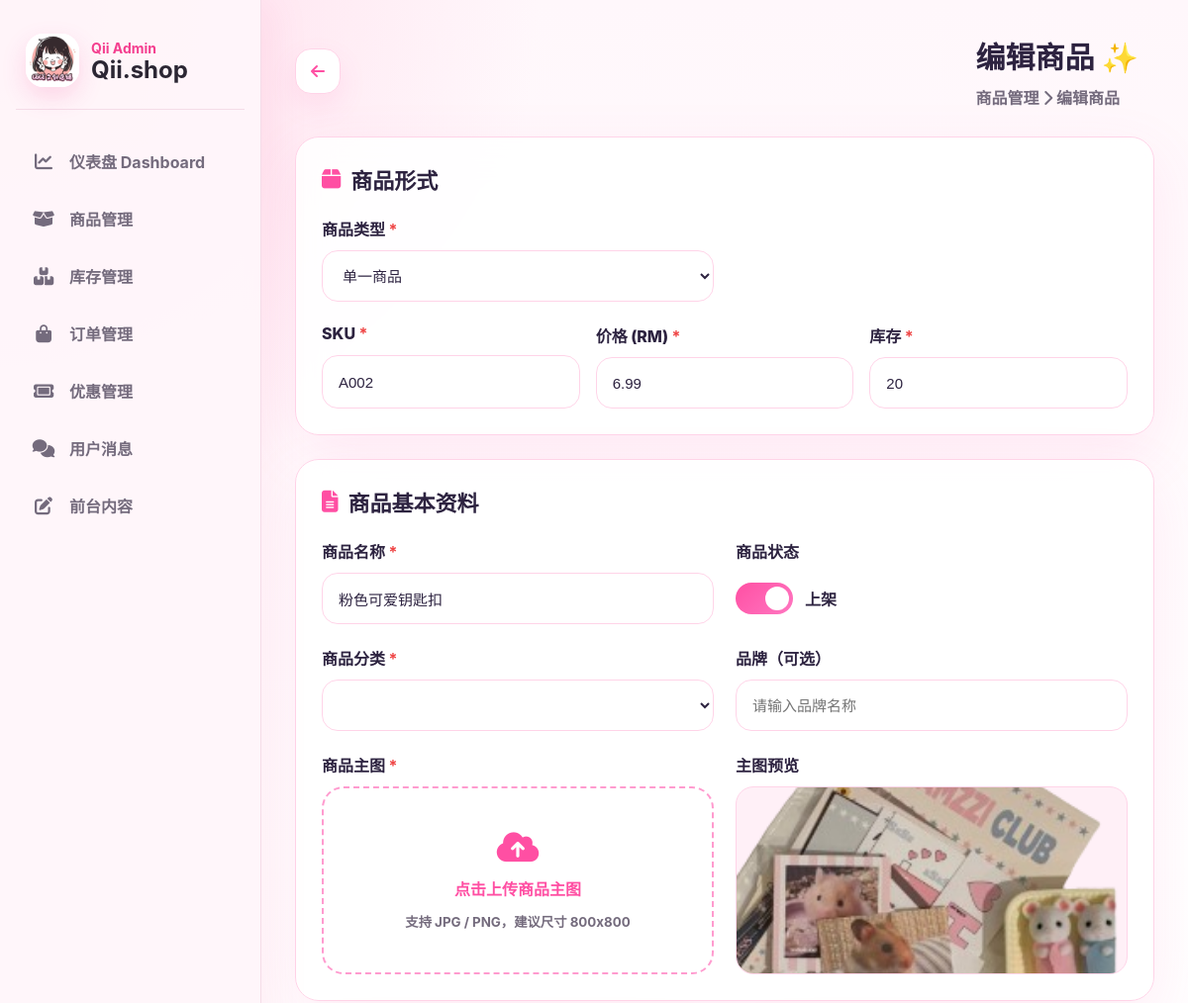
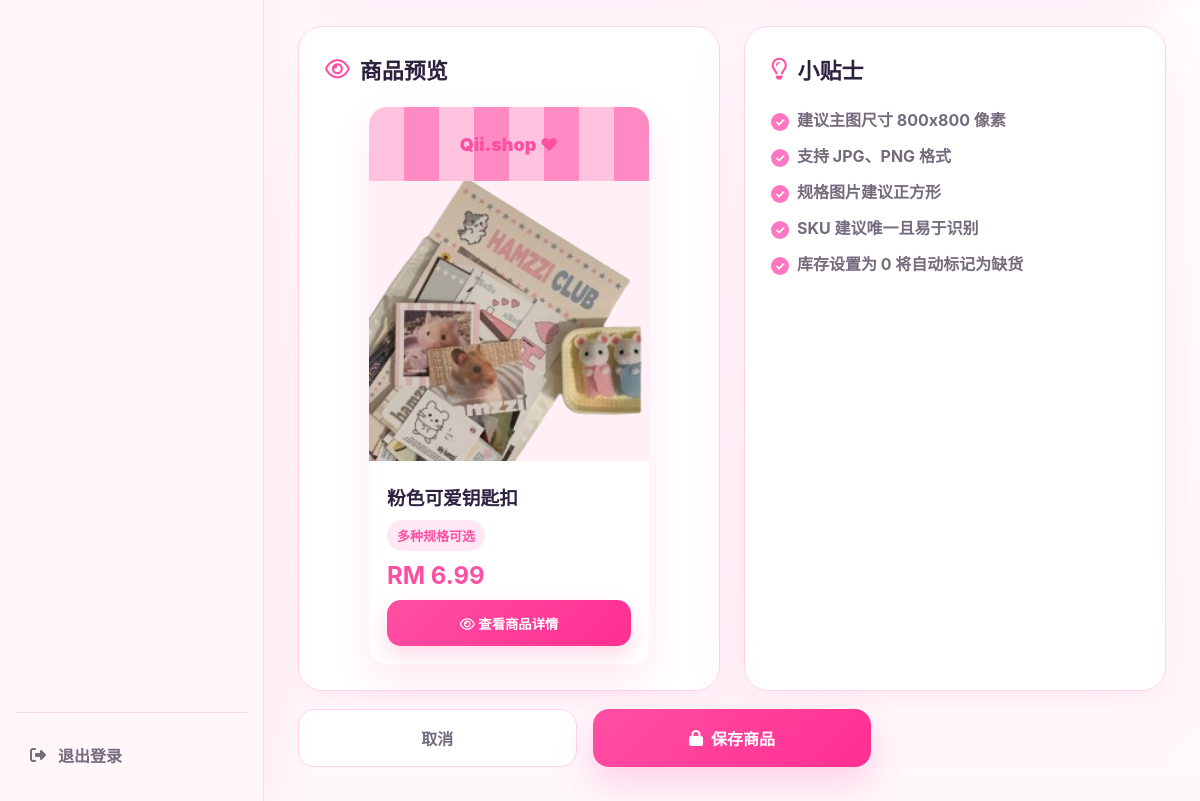
/a9sd8f7sd9f_admin/product_editor.php?id=2 (signed in), run on the app's committed database (2 pictures, top to bottom).
### tables this page shows
CREATE TABLE IF NOT EXISTS products (
  id INT AUTO_INCREMENT PRIMARY KEY,
  sku VARCHAR(100) NULL,
  name VARCHAR(255) NOT NULL,
  price DECIMAL(10,2) NOT NULL DEFAULT 0.00,
  stock INT NOT NULL DEFAULT 0,
  warning_level INT NOT NULL DEFAULT 5,
  category VARCHAR(80) NOT NULL DEFAULT 'phone',
  image_url VARCHAR(255) NULL,
  has_variant TINYINT(1) NOT NULL DEFAULT 0,
  sort_order INT NOT NULL DEFAULT 0,
  created_at DATETIME NOT NULL DEFAULT CURRENT_TIMESTAMP,
  updated_at DATETIME NULL DEFAULT NULL ON UPDATE CURRENT_TIMESTAMP,
  KEY idx_products_category (category),
  KEY idx_products_sku (sku)
);

### a9sd8f7sd9f_admin/product_editor.php (the view, shortened to what this page needs)
<?php
require_once __DIR__ . '/config.php';
$categoryRows = qii_categories($pdo);
$categories = array_map(fn($row) => $row['name'], $categoryRows);
function qii_text($text) {
    $text = (string)$text;
    if ($text === '') return '';
    return $text;
}
function asset_url(?string $path): string {
    $path = trim((string)$path);
    return '../' . ltrim($path, '/');
}
$id = (int)($_GET['id'] ?? 0);
$product = [
    'id' => 0,
    'sku' => '',
    'name' => '',
    'price' => '0.00',
    'stock' => 0,
    'warning_level' => 5,
    'category' => 'phone',
    'brand' => '',
    'status' => 'active',
    'image_url' => '',
];
$variants = [];
if ($id > 0) {
    $stmt = $pdo->prepare("SELECT * FROM products WHERE id=? LIMIT 1");
    $stmt->execute([$id]);
    $found = $stmt->fetch(PDO::FETCH_ASSOC);
    if ($found) $product = array_merge($product, $found);
    $stmt = $pdo->prepare("
        SELECT v.*
        FROM product_variants v
        INNER JOIN product_groups g ON g.id = v.group_id
        WHERE g.product_id=?
        ORDER BY v.sort_order ASC, v.id ASC
    ");
    $stmt->execute([$id]);
    $variants = $stmt->fetchAll(PDO::FETCH_ASSOC);
}
if (!$variants) {
    $variants = [[
        'id' => 0,
        'variant_name' => '',
        'sku' => $product['sku'] ? $product['sku'] . '-01' : '',
        'price' => $product['price'] ?? '0.00',
        'stock' => $product['stock'] ?? 0,
        'image_url' => '',
    ]];
}
$initialProductType = ((int)($product['has_variant'] ?? 0) === 1 || ($id > 0 && count($variants) > 1)) ? 'variant' : 'single';
$isEdit = (int)$product['id'] > 0;
$selectedProductType = ($_POST['product_type'] ?? $initialProductType) === 'variant' ? 'variant' : 'single';
?>
<!DOCTYPE html>
<html lang="zh-CN">
<head>
  <link rel="stylesheet" href="https://cdnjs.cloudflare.com/ajax/libs/font-awesome/6.5.0/css/all.min.css">
  <link rel="stylesheet" href="css/product_admin.css?v=20260604">
</head>
<body>
<?php include 'includes/admin_header.php'; ?>
<main class="main product-editor-page">
  <header class="editor-topbar">
    <a href="product.php" class="back-link"><i class="fa-solid fa-arrow-left"></i></a>
    <div>
      <h1><?= $isEdit ? '编辑商品' : '新增商品' ?> ✨</h1>
      <p>商品管理 <i class="fa-solid fa-chevron-right"></i> <?= $isEdit ? '编辑商品' : '新增商品' ?></p>
    </div>
  </header>
  <form method="post" enctype="multipart/form-data" id="productEditorForm" data-product-form data-product-type-value="<?= htmlspecialchars($selectedProductType) ?>">
    <section class="editor-card product-type-card">
      <h2><i class="fa-solid fa-box"></i> 商品形式</h2>
      <div class="form-grid">
        <label class="field">
          <span>商品类型 <b>*</b></span>
          <select name="product_type" data-product-type>
            <option value="single" <?= $selectedProductType === 'single' ? 'selected' : '' ?>>单一商品</option>
          </select>
        </label>
        <div class="single-product-fields" data-single-fields>
          <label class="field">
            <span>SKU <b>*</b></span>
            <input data-preview-variant name="single_sku" value="<?= htmlspecialchars($_POST['single_sku'] ?? ($product['sku'] ?? '')) ?>" placeholder="例如 A001">
          </label>
          <label class="field">
            <span>价格 (RM) <b>*</b></span>
            <input data-preview-price name="single_price" type="number" step="0.01" value="<?= htmlspecialchars($_POST['single_price'] ?? ($product['price'] ?? '0.00')) ?>" placeholder="0.00">
          </label>
          <label class="field">
            <span>库存 <b>*</b></span>
            <input name="single_stock" type="number" value="<?= htmlspecialchars($_POST['single_stock'] ?? ($product['stock'] ?? 0)) ?>" placeholder="0">
          </label>
        </div>
      </div>
    </section>
    <div class="editor-layout">
      <div class="editor-main">
        <section class="editor-card">
          <h2><i class="fa-solid fa-file-lines"></i> 商品基本资料</h2>
          <div class="form-grid">
            <label class="field wide">
              <span>商品名称 <b>*</b></span>
              <input data-preview-name name="name" value="<?= htmlspecialchars(qii_text($product['name'] ?? '')) ?>" placeholder="请输入商品名称" required>
            </label>
            <label class="field">
              <span>商品状态</span>
              <span class="switch-line"><input type="checkbox" name="status" <?= ($product['status'] ?? 'active') === 'active' ? 'checked' : '' ?>><i></i> 上架</span>
            </label>
            <label class="field">
              <span>商品分类 <b>*</b></span>
              <select data-preview-category name="category" required>
              </select>
            </label>
            <label class="field">
              <span>品牌（可选）</span>
              <input name="brand" value="<?= htmlspecialchars($product['brand'] ?? '') ?>" placeholder="请输入品牌名称">
            </label>
            <label class="upload-field wide">
              <span>商品主图 <b>*</b></span>
              <div class="upload-box">
                <i class="fa-solid fa-cloud-arrow-up"></i>
                <strong>点击上传商品主图</strong>
                <small>支持 JPG / PNG，建议尺寸 800x800</small>
              </div>
            </label>
            <div class="image-preview-panel">
              <span>主图预览</span>
              <img id="mainPreview" src="<?= htmlspecialchars(asset_url($product['image_url'] ?? '')) ?>" alt="主图预览">
            </div>
          </div>
        </section>
      </div>
      <aside class="editor-side">
        <section class="preview-card">
          <h2><i class="fa-regular fa-eye"></i> 商品预览</h2>
          <div class="shop-preview">
            <div class="shop-awning">Qii.shop ❤</div>
            <img id="cardPreviewImg" src="<?= htmlspecialchars(asset_url($product['image_url'] ?? '')) ?>" alt="">
            <div class="shop-preview-body">
              <h3 id="cardPreviewName"><?= htmlspecialchars(qii_text($product['name'] ?: '商品名称将显示在这里')) ?></h3>
              <span id="cardPreviewTag"><?= htmlspecialchars($categories[$product['category']] ?? '多种规格可选') ?></span>
              <strong id="cardPreviewPrice">RM <?= number_format((float)($variants[0]['price'] ?? $product['price'] ?? 0), 2) ?></strong>
              <button type="button"><i class="fa-regular fa-eye"></i> 查看商品详情</button>
            </div>
          </div>
        </section>
        <section class="tip-card">
          <h2><i class="fa-regular fa-lightbulb"></i> 小贴士</h2>
          <ul>
            <li>建议主图尺寸 800x800 像素</li>
            <li>支持 JPG、PNG 格式</li>
            <li>规格图片建议正方形</li>
            <li>SKU 建议唯一且易于识别</li>
            <li>库存设置为 0 将自动标记为缺货</li>
          </ul>
        </section>
      </aside>
    </div>
    <div class="editor-actions">
      <a href="product.php" class="cancel-action">取消</a>
      <button type="submit" class="save-action"><i class="fa-solid fa-lock"></i> 保存商品</button>
    </div>
  </form>
</main>
</body>
</html>

### a9sd8f7sd9f_admin/includes/admin_layout.css (style rules this page uses)
:root { --pink: #f43f8f; --pink-strong: #ec2f83; --pink-soft: #fff0f7; --pink-tint: #ffe3ef; --ink: #2b2633; --muted: #746b7d; --line: #f4dce8; --panel: rgba(255, 255, 255, 0.92); --shadow: 0 16px 42px rgba(244, 63, 143, 0.12); }
* { box-sizing: border-box; }
body { margin: 0; font-family: "Inter", "Microsoft YaHei", "PingFang SC", Arial, sans-serif; background: radial-gradient(circle at top left, rgba(255, 213, 230, 0.85), transparent 34rem), linear-gradient(180deg, #fff7fb 0%, #fff 48%, #fff8fb 100%); color: var(--ink); }
.main, .main-content { margin-left: 264px; padding: 34px; }
button, .button, .btn-update, .btn-view, .btn-delete { border: 0; border-radius: 14px; background: var(--pink); color: #fff; font-weight: 700; cursor: pointer; box-shadow: 0 10px 22px rgba(244, 63, 143, 0.2); }
input, select, textarea { border: 1px solid var(--line); border-radius: 12px; background: #fff; color: var(--ink); }

### a9sd8f7sd9f_admin/product_editor.php (style rules this page uses)
.product-type-card { margin-bottom: 24px; }
.single-product-fields { grid-column: 1 / -1; display: grid; grid-template-columns: repeat(3, minmax(0, 1fr)); gap: 16px; }

### data on the page
products: product_type "单一商品", single_sku "A002", single_price "6.99", single_stock "20", name "粉色可爱钥匙扣", image_url (picture)

### other printed values
$item['label'] "仪表盘 Dashboard"
$item['label'] "商品管理"
$item['label'] "库存管理"
$item['label'] "订单管理"
$item['label'] "优惠管理"
$item['label'] "用户消息"
